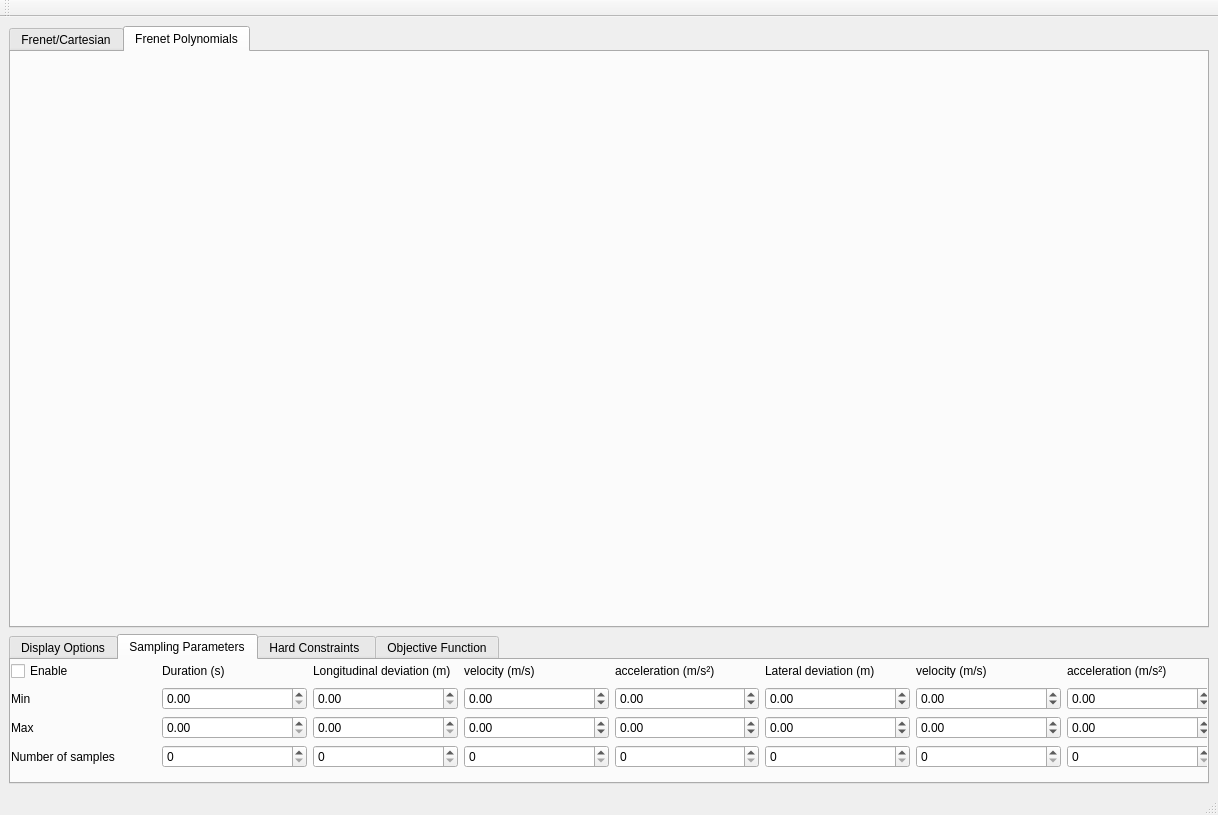
<?xml version="1.0" encoding="UTF-8"?>
<ui version="4.0">
 <class>MainWindow</class>
 <widget class="QMainWindow" name="MainWindow">
  <property name="geometry">
   <rect>
    <x>0</x>
    <y>0</y>
    <width>1218</width>
    <height>815</height>
   </rect>
  </property>
  <property name="windowTitle">
   <string>Frenet Planner Debug Visualization</string>
  </property>
  <widget class="QWidget" name="centralwidget">
   <layout class="QGridLayout" name="gridLayout">
    <item row="1" column="0">
     <widget class="QTabWidget" name="options">
      <property name="sizePolicy">
       <sizepolicy hsizetype="Expanding" vsizetype="Minimum">
        <horstretch>0</horstretch>
        <verstretch>0</verstretch>
       </sizepolicy>
      </property>
      <property name="minimumSize">
       <size>
        <width>0</width>
        <height>150</height>
       </size>
      </property>
      <property name="maximumSize">
       <size>
        <width>16777215</width>
        <height>300</height>
       </size>
      </property>
      <property name="currentIndex">
       <number>1</number>
      </property>
      <widget class="QWidget" name="display">
       <attribute name="title">
        <string>Display Options</string>
       </attribute>
       <widget class="QWidget" name="gridLayoutWidget">
        <property name="geometry">
         <rect>
          <x>0</x>
          <y>0</y>
          <width>1191</width>
          <height>121</height>
         </rect>
        </property>
        <layout class="QGridLayout" name="gridLayout_2">
         <item row="1" column="0">
          <widget class="QCheckBox" name="checkBox_3">
           <property name="text">
            <string>Hide invalid</string>
           </property>
          </widget>
         </item>
         <item row="2" column="0">
          <widget class="QCheckBox" name="checkBox">
           <property name="text">
            <string>Highlight selected</string>
           </property>
          </widget>
         </item>
         <item row="3" column="0">
          <widget class="QCheckBox" name="checkBox_2">
           <property name="text">
            <string>Show </string>
           </property>
          </widget>
         </item>
         <item row="0" column="0">
          <widget class="QCheckBox" name="checkBox_4">
           <property name="text">
            <string>Autoscale</string>
           </property>
          </widget>
         </item>
        </layout>
       </widget>
      </widget>
      <widget class="QWidget" name="sampling">
       <attribute name="title">
        <string>Sampling Parameters</string>
       </attribute>
       <widget class="QWidget" name="gridLayoutWidget_2">
        <property name="geometry">
         <rect>
          <x>0</x>
          <y>1</y>
          <width>1201</width>
          <height>111</height>
         </rect>
        </property>
        <layout class="QGridLayout" name="gridLayout_3">
         <property name="sizeConstraint">
          <enum>QLayout::SetDefaultConstraint</enum>
         </property>
         <item row="3" column="1">
          <widget class="QDoubleSpinBox" name="durationMax"/>
         </item>
         <item row="4" column="1">
          <widget class="QSpinBox" name="durationNbSamples"/>
         </item>
         <item row="4" column="4">
          <widget class="QSpinBox" name="lonAccNbSamples"/>
         </item>
         <item row="4" column="6">
          <widget class="QSpinBox" name="latVelNbSamples"/>
         </item>
         <item row="2" column="4">
          <widget class="QDoubleSpinBox" name="lonAccMin">
           <property name="minimum">
            <double>-99.000000000000000</double>
           </property>
          </widget>
         </item>
         <item row="2" column="0">
          <widget class="QLabel" name="HeaderMin">
           <property name="text">
            <string>Min</string>
           </property>
          </widget>
         </item>
         <item row="4" column="5">
          <widget class="QSpinBox" name="latDevNbSamples"/>
         </item>
         <item row="2" column="6">
          <widget class="QDoubleSpinBox" name="latVelMin">
           <property name="minimum">
            <double>-99.000000000000000</double>
           </property>
          </widget>
         </item>
         <item row="3" column="3">
          <widget class="QDoubleSpinBox" name="lonVelMax">
           <property name="minimum">
            <double>-99.989999999999995</double>
           </property>
          </widget>
         </item>
         <item row="3" column="7">
          <widget class="QDoubleSpinBox" name="latAccMax">
           <property name="minimum">
            <double>-99.000000000000000</double>
           </property>
          </widget>
         </item>
         <item row="4" column="0">
          <widget class="QLabel" name="HeaderNbSamples">
           <property name="text">
            <string>Number of samples</string>
           </property>
          </widget>
         </item>
         <item row="3" column="5">
          <widget class="QDoubleSpinBox" name="latDevMax">
           <property name="minimum">
            <double>-99.000000000000000</double>
           </property>
          </widget>
         </item>
         <item row="2" column="7">
          <widget class="QDoubleSpinBox" name="latAccMin">
           <property name="minimum">
            <double>-99.000000000000000</double>
           </property>
          </widget>
         </item>
         <item row="0" column="5">
          <widget class="QLabel" name="latDevLabel">
           <property name="text">
            <string>Lateral deviation (m)</string>
           </property>
          </widget>
         </item>
         <item row="4" column="3">
          <widget class="QSpinBox" name="lonVelNbSamples"/>
         </item>
         <item row="2" column="3">
          <widget class="QDoubleSpinBox" name="lonVelMin">
           <property name="minimum">
            <double>-99.000000000000000</double>
           </property>
          </widget>
         </item>
         <item row="3" column="6">
          <widget class="QDoubleSpinBox" name="latVelMax">
           <property name="minimum">
            <double>-99.000000000000000</double>
           </property>
          </widget>
         </item>
         <item row="2" column="1">
          <widget class="QDoubleSpinBox" name="durationMin"/>
         </item>
         <item row="0" column="6">
          <widget class="QLabel" name="latVelLabel">
           <property name="text">
            <string>velocity (m/s)</string>
           </property>
          </widget>
         </item>
         <item row="0" column="1">
          <widget class="QLabel" name="durationLabel">
           <property name="text">
            <string>Duration (s)</string>
           </property>
          </widget>
         </item>
         <item row="0" column="3">
          <widget class="QLabel" name="lonVelLabel">
           <property name="text">
            <string>velocity (m/s)</string>
           </property>
          </widget>
         </item>
         <item row="0" column="7">
          <widget class="QLabel" name="latAccLabel">
           <property name="text">
            <string>acceleration (m/s²)</string>
           </property>
          </widget>
         </item>
         <item row="0" column="4">
          <widget class="QLabel" name="lonAccLabel">
           <property name="text">
            <string>acceleration (m/s²)</string>
           </property>
          </widget>
         </item>
         <item row="3" column="0">
          <widget class="QLabel" name="HeaderMax">
           <property name="text">
            <string>Max</string>
           </property>
          </widget>
         </item>
         <item row="4" column="7">
          <widget class="QSpinBox" name="latAccNbSamples"/>
         </item>
         <item row="2" column="5">
          <widget class="QDoubleSpinBox" name="latDevMin">
           <property name="minimum">
            <double>-99.000000000000000</double>
           </property>
          </widget>
         </item>
         <item row="3" column="4">
          <widget class="QDoubleSpinBox" name="lonAccMax">
           <property name="minimum">
            <double>-99.989999999999995</double>
           </property>
          </widget>
         </item>
         <item row="0" column="2">
          <widget class="QLabel" name="lonDevLabel">
           <property name="text">
            <string>Longitudinal deviation (m)</string>
           </property>
          </widget>
         </item>
         <item row="2" column="2">
          <widget class="QDoubleSpinBox" name="lonDevMin">
           <property name="minimum">
            <double>0.000000000000000</double>
           </property>
           <property name="maximum">
            <double>1000.000000000000000</double>
           </property>
          </widget>
         </item>
         <item row="3" column="2">
          <widget class="QDoubleSpinBox" name="lonDevMax">
           <property name="minimum">
            <double>0.000000000000000</double>
           </property>
           <property name="maximum">
            <double>1000.000000000000000</double>
           </property>
          </widget>
         </item>
         <item row="4" column="2">
          <widget class="QSpinBox" name="lonDevNbSamples"/>
         </item>
         <item row="0" column="0">
          <widget class="QCheckBox" name="enableSamplingParameters">
           <property name="text">
            <string>Enable</string>
           </property>
          </widget>
         </item>
        </layout>
       </widget>
      </widget>
      <widget class="QWidget" name="constraints">
       <attribute name="title">
        <string>Hard Constraints </string>
       </attribute>
       <widget class="QWidget" name="gridLayoutWidget_3">
        <property name="geometry">
         <rect>
          <x>0</x>
          <y>0</y>
          <width>1191</width>
          <height>121</height>
         </rect>
        </property>
        <layout class="QGridLayout" name="gridLayout_4">
         <item row="0" column="0">
          <widget class="QCheckBox" name="drivableAreaCheck">
           <property name="text">
            <string>Drivable Area</string>
           </property>
          </widget>
         </item>
        </layout>
       </widget>
      </widget>
      <widget class="QWidget" name="tab">
       <attribute name="title">
        <string>Objective Function</string>
       </attribute>
      </widget>
     </widget>
    </item>
    <item row="0" column="0">
     <widget class="QTabWidget" name="plots">
      <property name="currentIndex">
       <number>1</number>
      </property>
      <widget class="QCustomPlot" name="frenet_cartesian_plot">
       <attribute name="title">
        <string>Frenet/Cartesian</string>
       </attribute>
      </widget>
      <widget class="QCustomPlot" name="frenet_polynomials_plot">
       <attribute name="title">
        <string>Frenet Polynomials</string>
       </attribute>
      </widget>
     </widget>
    </item>
   </layout>
  </widget>
  <widget class="QMenuBar" name="menubar">
   <property name="geometry">
    <rect>
     <x>0</x>
     <y>0</y>
     <width>1218</width>
     <height>21</height>
    </rect>
   </property>
  </widget>
  <widget class="QStatusBar" name="statusBar"/>
  <widget class="QToolBar" name="toolBar">
   <property name="windowTitle">
    <string>toolBar</string>
   </property>
   <attribute name="toolBarArea">
    <enum>TopToolBarArea</enum>
   </attribute>
   <attribute name="toolBarBreak">
    <bool>false</bool>
   </attribute>
  </widget>
 </widget>
 <customwidgets>
  <customwidget>
   <class>QCustomPlot</class>
   <extends>QWidget</extends>
   <header>qcustomplot.h</header>
   <container>1</container>
  </customwidget>
 </customwidgets>
 <resources/>
 <connections/>
</ui>
